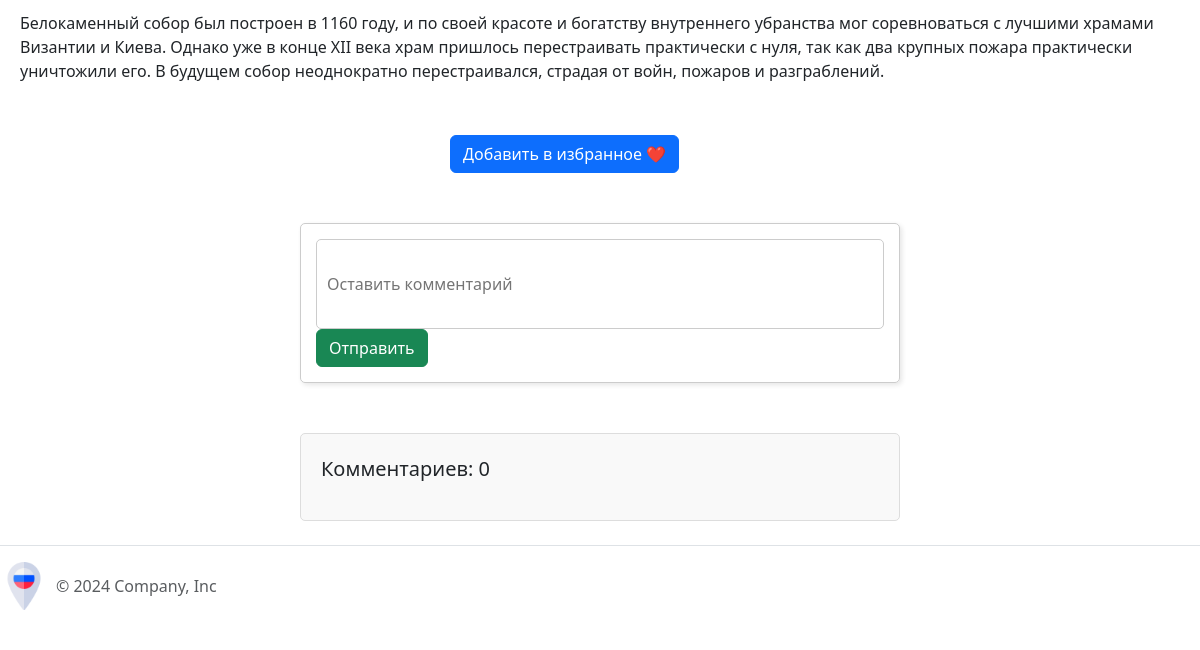
/attraction_detail/1 (lower part), run on an earlier commit of the app's database.
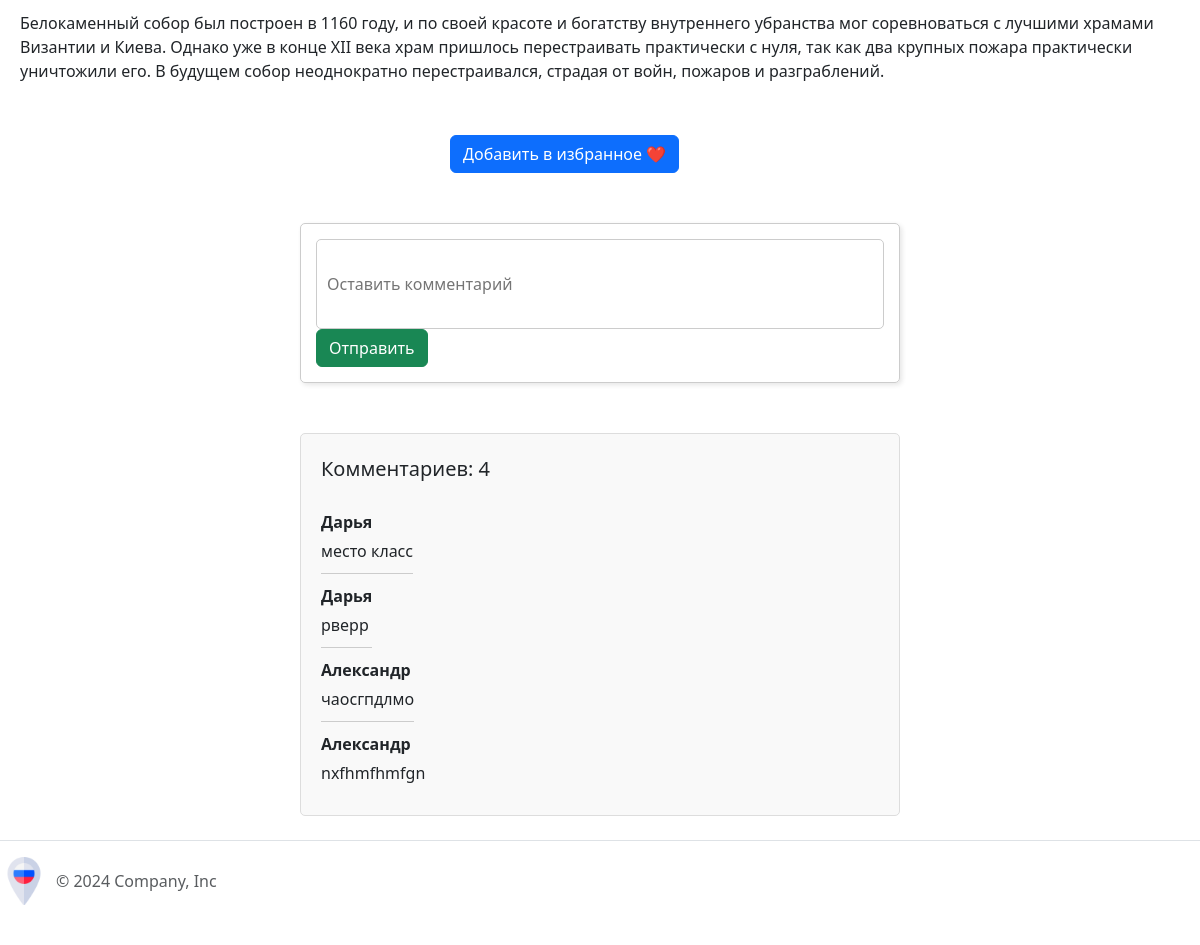
And on a later commit of the database.
### app.py (models this page shows, shortened)
class Feedback(db.Model):
    feedback_id = db.Column(db.Integer, primary_key=True)
    comment = db.Column(db.String(100), nullable=False)
    user_id = db.Column(db.Integer, db.ForeignKey('user.user_id'), nullable=False)
    attraction_id = db.Column(db.Integer, db.ForeignKey('attraction.attraction_id'), nullable=False)

class User(UserMixin, db.Model):
    user_id = db.Column(db.Integer, primary_key=True)
    name = db.Column(db.String(20), nullable=False)
    email = db.Column(db.String(40), nullable=False, unique=True)
    password = db.Column(db.Text, nullable=False)

### app.py (the view, shortened to what this page needs)
@app.route("/attraction_detail/<int:attraction_id>", methods=['POST', 'GET'])
def attraction_detail(attraction_id):
    attraction = Attraction.query.get(attraction_id)
    comments = db.session.query(Feedback, User.name).join(User).filter(Feedback.attraction_id == attraction_id).all()
    return render_template('attraction_detail.html', attraction=attraction, comments=comments)

### app.py (called while the page is built)
@app.context_processor
def inject_cities():
    cities = City.query.all()
    return dict(cities=cities)

### templates/attraction_detail.html (shortened to what this page needs)
{% extends 'base.html' %}
{% block content %}
    <p class="about">{{ attraction.description }}</p>
    <form action="{{ url_for('add_to_favorites', attraction_id=attraction.attraction_id) }}" method="POST">
        <button type="submit" class="btn btn-primary mt-3">Добавить в избранное ❤️</button>
    </form>
    <form method="post" class="comment-container">
        <input type="text" name="comment" placeholder="Оставить комментарий" class="comment-form"><br>
        <button class="btn btn-success" type="submit" >Отправить</button>
    </form>
<div class="comments-section">
    <div >
        <p style="font-size: 20px;" >Комментариев: {{ comments|length }}</p>
    </div>
    {% for feedback, username in comments %}
      <div class="comment">
        <div class="comment-username">{{ username }}</div>
        <div class="comment-text">{{ feedback.comment }}</div>
      </div>
    {% endfor %}
  </div>
{% endblock %}

What changed in the data, as far as the page shows it:
added Feedback: name "Дарья", comment "место класс"
added Feedback: name "Дарья", comment "рверр"
added Feedback: name "Александр", comment "чаосгпдлмо"
added Feedback: name "Александр", comment "nxfhmfhmfgn"
Also different on the page:
{{ comments|length }}: "0" → "4"
